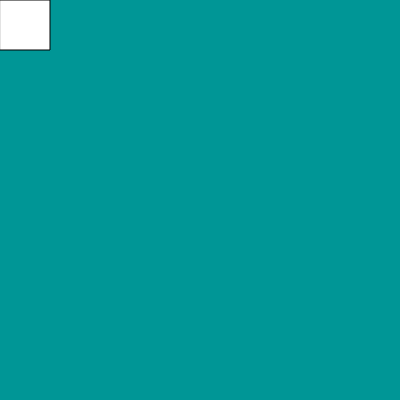
Frame 1 (no input)
Frame 60 (no input): identical to frame 1, image omitted
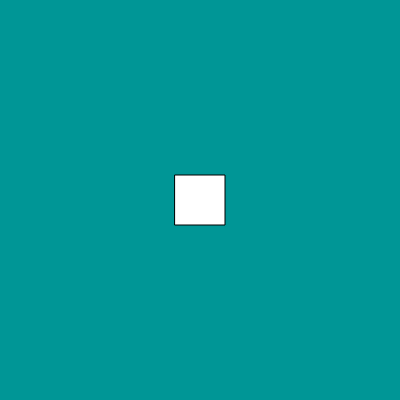
Frame 120 (the mouse pressed at the canvas centre since frame 60)

The p5.js sketch that drew these frames (run headless with seeded random() and noise() and a simulated clock; from frame 60 on, the mouse is pressed at the canvas centre):

// p5.js sketch
// ── sketch.js
const squareWidth = 50;
const halfWidth = squareWidth / 2;

function setup() {
    createCanvas(400, 400);
    rectMode(CENTER);
}

function draw() {
    background(0, 150, 150)
    // Version 1
    let squareX = mouseX;
    let squareY = mouseY;
    if (squareX < halfWidth) {
        squareX = halfWidth;
    } else if (squareX > width - halfWidth) {
        squareX = width - halfWidth;
    }
    if (squareY < halfWidth) {
        squareY = halfWidth;
    } else if (squareY > height - halfWidth) {
        squareY = height - halfWidth;
    }
    // End of version 1
    // Version 2
    // let squareX = constrain(mouseX, halfWidth, width - halfWidth);
    // let squareY = constrain(mouseY, halfWidth, height - halfWidth);
    // End of version 2
    square(squareX, squareY, squareWidth);
}
// ── exercise2-2.html
<!DOCTYPE html>
<html lang="en">
  <head>
    <meta charset="utf-8" />
    <meta name="viewport" content="width=device-width, initial-scale=1.0">

    <title>PDM1 - W2P2 - Exercise 2.2</title>

    <link href="https://cdn.jsdelivr.net/npm/bootstrap@5.3.1/dist/css/bootstrap.min.css" rel="stylesheet" integrity="sha384-4bw+/aepP/YC94hEpVNVgiZdgIC5+VKNBQNGCHeKRQN+PtmoHDEXuppvnDJzQIu9" crossorigin="anonymous">
    <link rel="stylesheet" type="text/css" href="./lib/main-styles.css">
    <script src="https://cdn.jsdelivr.net/npm/bootstrap@5.3.1/dist/js/bootstrap.bundle.min.js" integrity="sha384-HwwvtgBNo3bZJJLYd8oVXjrBZt8cqVSpeBNS5n7C8IVInixGAoxmnlMuBnhbgrkm" crossorigin="anonymous"></script>
    <script src="./lib/p5.js"></script>
  </head>

  <body>
    <h1>Exercise 2.2 - Solution</h1>
    <script src="sketch.js"></script>
  </body>
</html>
